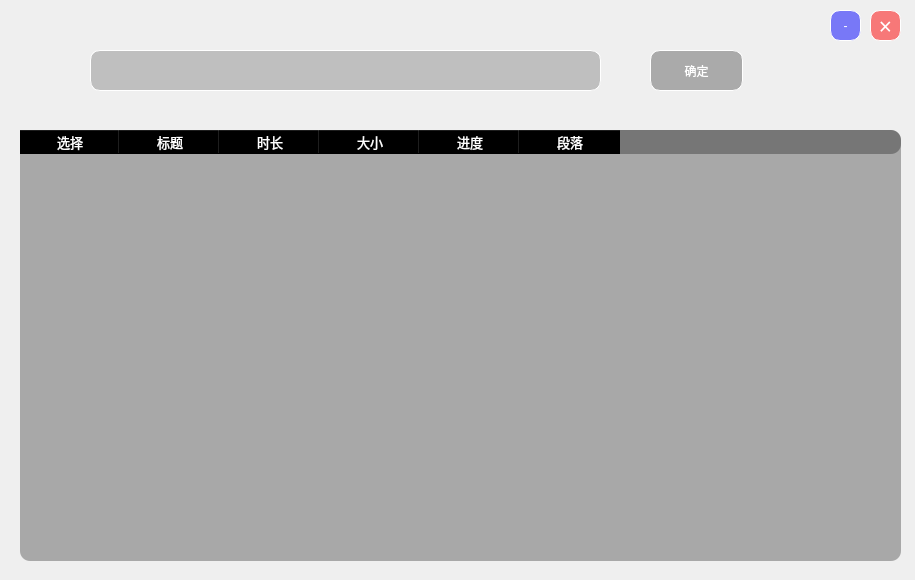
<?xml version="1.0" encoding="UTF-8"?>
<ui version="4.0">
 <class>MainWindow</class>
 <widget class="QMainWindow" name="MainWindow">
  <property name="windowModality">
   <enum>Qt::NonModal</enum>
  </property>
  <property name="geometry">
   <rect>
    <x>0</x>
    <y>0</y>
    <width>915</width>
    <height>580</height>
   </rect>
  </property>
  <property name="sizePolicy">
   <sizepolicy hsizetype="Maximum" vsizetype="Preferred">
    <horstretch>0</horstretch>
    <verstretch>0</verstretch>
   </sizepolicy>
  </property>
  <property name="maximumSize">
   <size>
    <width>915</width>
    <height>580</height>
   </size>
  </property>
  <property name="focusPolicy">
   <enum>Qt::NoFocus</enum>
  </property>
  <property name="windowTitle">
   <string>bilibili-download</string>
  </property>
  <property name="windowIcon">
   <iconset resource="bilibili.qrc">
    <normaloff>:/main_ico/bilibili.ico</normaloff>:/main_ico/bilibili.ico</iconset>
  </property>
  <property name="styleSheet">
   <string notr="true">border-image: url(:/main_ico/background.jpg);</string>
  </property>
  <widget class="QWidget" name="centralwidget">
   <property name="maximumSize">
    <size>
     <width>915</width>
     <height>580</height>
    </size>
   </property>
   <widget class="QTableWidget" name="display_table">
    <property name="enabled">
     <bool>true</bool>
    </property>
    <property name="geometry">
     <rect>
      <x>20</x>
      <y>130</y>
      <width>881</width>
      <height>431</height>
     </rect>
    </property>
    <property name="font">
     <font>
      <family>幼圆</family>
      <pointsize>10</pointsize>
      <weight>50</weight>
      <italic>false</italic>
      <bold>false</bold>
     </font>
    </property>
    <property name="autoFillBackground">
     <bool>false</bool>
    </property>
    <property name="styleSheet">
     <string notr="true">border-image: None;
background-color:rgba(0, 0, 0,0.3);
font: 10pt &quot;幼圆&quot;;

selection-background-color: rgba(0, 0, 0,0.5);
selection-color: rgb(255, 255, 255);
gridline-color: white;
color:white;
border-radius:10px;</string>
    </property>
    <property name="autoScroll">
     <bool>true</bool>
    </property>
    <property name="editTriggers">
     <set>QAbstractItemView::NoEditTriggers</set>
    </property>
    <property name="alternatingRowColors">
     <bool>false</bool>
    </property>
    <property name="selectionBehavior">
     <enum>QAbstractItemView::SelectRows</enum>
    </property>
    <property name="showGrid">
     <bool>false</bool>
    </property>
    <property name="gridStyle">
     <enum>Qt::SolidLine</enum>
    </property>
    <property name="sortingEnabled">
     <bool>false</bool>
    </property>
    <attribute name="horizontalHeaderVisible">
     <bool>true</bool>
    </attribute>
    <attribute name="horizontalHeaderCascadingSectionResizes">
     <bool>false</bool>
    </attribute>
    <attribute name="horizontalHeaderHighlightSections">
     <bool>false</bool>
    </attribute>
    <attribute name="horizontalHeaderShowSortIndicator" stdset="0">
     <bool>false</bool>
    </attribute>
    <attribute name="verticalHeaderVisible">
     <bool>false</bool>
    </attribute>
    <attribute name="verticalHeaderDefaultSectionSize">
     <number>37</number>
    </attribute>
    <attribute name="verticalHeaderHighlightSections">
     <bool>true</bool>
    </attribute>
    <attribute name="verticalHeaderShowSortIndicator" stdset="0">
     <bool>false</bool>
    </attribute>
    <attribute name="verticalHeaderStretchLastSection">
     <bool>false</bool>
    </attribute>
    <column>
     <property name="text">
      <string>选择</string>
     </property>
    </column>
    <column>
     <property name="text">
      <string>标题</string>
     </property>
    </column>
    <column>
     <property name="text">
      <string>时长</string>
     </property>
    </column>
    <column>
     <property name="text">
      <string>大小</string>
     </property>
    </column>
    <column>
     <property name="text">
      <string>进度</string>
     </property>
    </column>
    <column>
     <property name="text">
      <string>段落</string>
     </property>
    </column>
   </widget>
   <widget class="QLineEdit" name="url_edit">
    <property name="geometry">
     <rect>
      <x>90</x>
      <y>50</y>
      <width>511</width>
      <height>41</height>
     </rect>
    </property>
    <property name="styleSheet">
     <string notr="true">border-color: rgb(255, 255, 255);
border-image:none;
background-color:rgba(0, 0, 0,0.2);
border:1px solid rgb(255, 255, 255);
font: 10pt &quot;幼圆&quot;;
color:white;
selection-background-color: rgba(0, 0, 0,0.5);
border-radius:10px;</string>
    </property>
   </widget>
   <widget class="QPushButton" name="pushButton">
    <property name="geometry">
     <rect>
      <x>650</x>
      <y>50</y>
      <width>93</width>
      <height>41</height>
     </rect>
    </property>
    <property name="styleSheet">
     <string notr="true">border-image:none;
border:1px solid rgb(255, 255, 255);
background-color:rgba(100, 100, 100,0.5);
color:white;
border-radius:10px;
font: 17pt &quot;幼圆&quot;;</string>
    </property>
    <property name="text">
     <string>确定</string>
    </property>
   </widget>
   <widget class="QCheckBox" name="all_select_check_button">
    <property name="geometry">
     <rect>
      <x>-150</x>
      <y>100</y>
      <width>121</width>
      <height>21</height>
     </rect>
    </property>
    <property name="font">
     <font>
      <family>幼圆</family>
      <pointsize>12</pointsize>
      <weight>50</weight>
      <italic>false</italic>
      <bold>false</bold>
     </font>
    </property>
    <property name="mouseTracking">
     <bool>true</bool>
    </property>
    <property name="toolTip">
     <string/>
    </property>
    <property name="styleSheet">
     <string notr="true">border-image:none;
font: 12pt &quot;幼圆&quot;;
color:white;
background-color:rgba(0, 0, 0,0.2);</string>
    </property>
    <property name="text">
     <string>我全都要！</string>
    </property>
   </widget>
   <widget class="QPushButton" name="download_button">
    <property name="geometry">
     <rect>
      <x>922</x>
      <y>50</y>
      <width>93</width>
      <height>41</height>
     </rect>
    </property>
    <property name="styleSheet">
     <string notr="true">border-image:none;
background-color:rgba(100, 100, 100,0.5);
border:1px solid rgb(255, 255, 255);
color:white;
font: 17pt &quot;幼圆&quot;;
border-radius:10px;</string>
    </property>
    <property name="text">
     <string>下载</string>
    </property>
   </widget>
   <widget class="QPushButton" name="close_button">
    <property name="geometry">
     <rect>
      <x>870</x>
      <y>10</y>
      <width>31</width>
      <height>31</height>
     </rect>
    </property>
    <property name="font">
     <font>
      <family>幼圆</family>
      <pointsize>17</pointsize>
      <weight>50</weight>
      <italic>false</italic>
      <bold>false</bold>
     </font>
    </property>
    <property name="styleSheet">
     <string notr="true">border-image:none;
border:1px solid rgb(255, 255, 255);
background-color:rgba(255, 0, 0,0.5);
color:white;
border-radius:10px;
font: 17pt &quot;幼圆&quot;;</string>
    </property>
    <property name="text">
     <string>×</string>
    </property>
   </widget>
   <widget class="QPushButton" name="min_button">
    <property name="geometry">
     <rect>
      <x>830</x>
      <y>10</y>
      <width>31</width>
      <height>31</height>
     </rect>
    </property>
    <property name="styleSheet">
     <string notr="true">border-image:none;
border:1px solid rgb(255, 255, 255);
background-color:rgba(0, 0, 255,0.5);
color:white;
border-radius:10px;
font: 17pt &quot;幼圆&quot;;</string>
    </property>
    <property name="text">
     <string>-</string>
    </property>
   </widget>
  </widget>
 </widget>
 <resources>
  <include location="bilibili.qrc"/>
 </resources>
 <connections>
  <connection>
   <sender>pushButton</sender>
   <signal>clicked()</signal>
   <receiver>MainWindow</receiver>
   <slot>jiexi()</slot>
   <hints>
    <hint type="sourcelabel">
     <x>697</x>
     <y>90</y>
    </hint>
    <hint type="destinationlabel">
     <x>744</x>
     <y>82</y>
    </hint>
   </hints>
  </connection>
  <connection>
   <sender>all_select_check_button</sender>
   <signal>stateChanged(int)</signal>
   <receiver>MainWindow</receiver>
   <slot>all_select()</slot>
   <hints>
    <hint type="sourcelabel">
     <x>38</x>
     <y>127</y>
    </hint>
    <hint type="destinationlabel">
     <x>9</x>
     <y>121</y>
    </hint>
   </hints>
  </connection>
  <connection>
   <sender>download_button</sender>
   <signal>clicked()</signal>
   <receiver>MainWindow</receiver>
   <slot>download()</slot>
   <hints>
    <hint type="sourcelabel">
     <x>825</x>
     <y>90</y>
    </hint>
    <hint type="destinationlabel">
     <x>821</x>
     <y>91</y>
    </hint>
   </hints>
  </connection>
  <connection>
   <sender>min_button</sender>
   <signal>clicked()</signal>
   <receiver>MainWindow</receiver>
   <slot>min_click()</slot>
   <hints>
    <hint type="sourcelabel">
     <x>848</x>
     <y>26</y>
    </hint>
    <hint type="destinationlabel">
     <x>716</x>
     <y>20</y>
    </hint>
   </hints>
  </connection>
  <connection>
   <sender>close_button</sender>
   <signal>clicked()</signal>
   <receiver>MainWindow</receiver>
   <slot>close_click()</slot>
   <hints>
    <hint type="sourcelabel">
     <x>883</x>
     <y>30</y>
    </hint>
    <hint type="destinationlabel">
     <x>910</x>
     <y>64</y>
    </hint>
   </hints>
  </connection>
 </connections>
 <slots>
  <slot>print_cookie()</slot>
  <slot>jiexi()</slot>
  <slot>all_select()</slot>
  <slot>download()</slot>
  <slot>conver()</slot>
  <slot>min_click()</slot>
  <slot>close_click()</slot>
 </slots>
</ui>
